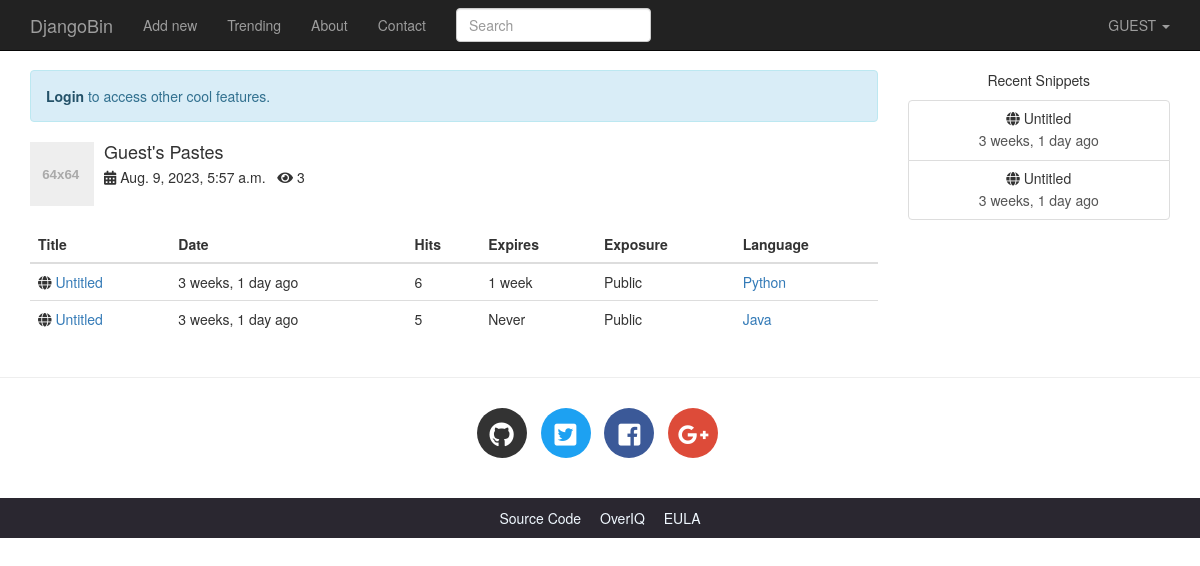
The app's page /user/guest/ with its own data.
### djangobin/models.py (models this page shows, shortened)
class Author(models.Model):
    user = models.OneToOneField(User, on_delete=models.CASCADE, related_name='profile')
    default_language = models.ForeignKey(Language, on_delete=models.CASCADE,
                                         default=get_default_language)
    default_exposure = models.CharField(max_length=10, choices=Pref.exposure_choices,
                                        default=Pref.SNIPPET_EXPOSURE_PUBLIC)
    default_expiration = models.CharField(max_length=10, choices=Pref.expiration_choices,
                                        default=Pref.SNIPPET_EXPIRE_NEVER)
    private = models.BooleanField(default=False)
    views = models.IntegerField(default=0)

class Snippet(models.Model):
    title = models.CharField(max_length=200, blank=True)
    original_code = models.TextField()
    highlighted_code = models.TextField(blank=True, help_text="Read only field. Will contain the"
                                    " syntax-highlited version of the original code.")
    expiration = models.CharField(max_length=10, choices=Pref.expiration_choices)
    exposure = models.CharField(max_length=10, choices=Pref.exposure_choices)
    hits = models.IntegerField(default=0, help_text='Read only field. Will be updated after every visit to snippet.')
    slug = models.SlugField(help_text='Read only field. Will be filled automatically.')
    created_on = models.DateTimeField(auto_now_add=True)
    language = models.ForeignKey(Language, on_delete=models.CASCADE)
    user = models.ForeignKey(User, on_delete=models.CASCADE)
    tags = models.ManyToManyField('Tag', blank=True)
    class Meta:
        ordering = ['-created_on']
    def get_absolute_url(self):
        return reverse('djangobin:snippet_detail', args=[self.slug])

class Language(models.Model):
    name = models.CharField(max_length=100)
    lang_code = models.CharField(max_length=100, unique=True, verbose_name='Language Code')
    slug = models.SlugField(max_length=100, unique=True)
    mime = models.CharField(max_length=100, help_text='MIME to use when sending snippet as file.')
    file_extension = models.CharField(max_length=10)
    created_on = models.DateTimeField(auto_now_add=True)
    updated_on = models.DateTimeField(auto_now=True)
    class Meta:
        ordering = ['name']
    def __str__(self):
        return self.name
    def get_absolute_url(self):
        return reverse('djangobin:trending_snippets', args=[self.slug])

### djangobin/views.py (the view)
# urls.py: re_path('^user/(?P<username>[A-Za-z0-9]+)/$', views.profile, name='profile'),
def profile(request, username):
    user = get_object_or_404(User, username=username)
    if user.profile.private and request.user.username != user.username:
        raise Http404
    elif not user.profile.private and request.user.username != user.username:
        snippet_list = user.snippet_set.filter(exposure='public')
        user.profile.views += 1
        user.profile.save()
    else:
        snippet_list = user.snippet_set.all()
    snippets = paginate_result(request, snippet_list, 5)
    return render(request, 'djangobin/profile.html',
                  {'user' : user, 'snippets' : snippets } )

### djangobin/context_processors.py (called while the page is built)
def recent_snippets(request):
    return dict(recent_snippets=Snippet.objects.filter(exposure='public').order_by("-id")[:8])

### djangobin/utils.py (called while the page is built)
def paginate_result(request, object_list, item_per_page):
    paginator = Paginator(object_list, item_per_page)
    page = request.GET.get('page')
    try:
        results = paginator.page(page)
    except PageNotAnInteger:
        results = paginator.page(1)
    except EmptyPage:
        results = paginator.page(paginator.num_pages)
    return results

### djangobin/templates/djangobin/profile.html (shortened to what this page needs)
{% extends 'djangobin/base.html' %}
{% load static %}
{% load humanize %}
{% block main %}
    <div class="media post-meta">
        <div class="media-left">
            <a href="#">
                <img alt="64x64" class="media-object" data-src="holder.js/64x64" data-holder-rendered="true" style="width: 64px; height: 64px;">
            </a>
        </div>
        <div class="media-body">
            <h4 class="media-heading">{{ user.username|capfirst }}'s Pastes</h4>
            <p>
                <i class="fas fa-calendar-alt" data-toggle="tooltip" title="" data-original-title="Account creation date" ></i> {{ user.date_joined }} &nbsp;
                <i class="fas fa-eye" data-toggle="tooltip" title="" data-original-title="Visits to this page"></i> {{ user.profile.views }} &nbsp;
            </p>
        </div>
    </div>
    <table class="table">
        <thead>
        <tr>
            <th>Title</th>
            <th>Date</th>
            <th>Hits</th>
            <th class="hidden-md">Expires</th>
            <th class="hidden-md">Exposure</th>
            <th class="hidden-md">Language</th>
        </tr>
        </thead>
        <tbody>
        {% for snippet in snippets %}
            <tr>
                <td><i class="fas fa-globe"></i>
                    <a href="{{ snippet.get_absolute_url }}">{{ snippet.title|default:"Untitled" }}</a>
                </td>
                <td title="{{ snippet.created_on }}">{{ snippet.created_on|naturaltime }}</td>
                <td>{{ snippet.hits }}</td>
                <td>{{ snippet.expiration|capfirst }}</td>
                <td>{{ snippet.exposure|capfirst }}</td>
                <td><a href="{{ snippet.language.get_absolute_url }}">{{ snippet.language }}</a></td>
            </tr>
        {% endfor %}
        </tbody>
    </table>
{% endblock %}

### djangobin/templates/djangobin/base.html (shortened to what this page needs)
<!DOCTYPE html>
<html lang="en">
<head>
    {% load static %}
    {% load humanize %}
    <link rel="stylesheet" href="{% static 'djangobin/css/bootstrap.min.css' %}" >
    <link rel="stylesheet" href="{% static 'djangobin/css/bootstrap-select.min.css' %}" >
    <link href="https://use.fontawesome.com/releases/v5.0.7/css/all.css" rel="stylesheet">
    <link rel="stylesheet" href="{% static 'djangobin/css/main.css' %}">
    <link rel="stylesheet" href="{% static 'djangobin/css/default.css' %}">
</head>
<body>
<nav class="navbar navbar-default navbar-inverse navbar-fixed-top">
    <div class="container">
        <div class="navbar-header">
            <a class="navbar-brand" href="{% url 'djangobin:index' %}">DjangoBin</a>
        </div>
        <div class="collapse navbar-collapse" id="bs-example-navbar-collapse-1">
            <ul class="nav navbar-nav">
                <li {% if request.path == '/' %}class='active'{% endif %} >
                    <a href="{% url 'djangobin:index' %}">Add new</a>
                </li>
                <li {% if request.path == '/trending/' %}class='active'{% endif %}>
                    <a href="{% url 'djangobin:trending_snippets' %}">Trending<span class="sr-only">(current)</span></a>
                </li>
                <li {% if request.path == '/about/' %}class='active'{% endif %}>
                    <a href="{% url 'djangobin:about' %}">About</a>
                </li>
                <li {% if request.path == '/contact/' %}class='active'{% endif %}>
                    <a href="{% url 'djangobin:contact' %}">Contact</a>
                </li>
            </ul>
            <form action="{% url 'djangobin:search' %}" class="navbar-form navbar-left" method="get">
                <div class="form-group">
                    <input type="text" name="query" class="form-control"
                           placeholder="Search" value="{{ request.GET.query }}">
                </div>
            </form>
            <ul class="nav navbar-nav navbar-right">
                <li class="dropdown">
                    <a href="#" class="dropdown-toggle" data-toggle="dropdown" role="button"
                       aria-haspopup="true" aria-expanded="false">
                        {% if request.user.is_authenticated %}
                            {{ request.user.username|upper }}
                        {% else %}
                            GUEST
                        {% endif %}
                        <span class="caret"></span>
                    </a>
                </li>
            </ul>
        </div>
    </div>
</nav>
<div class="container">
    <div class="row">
        <div class="col-lg-9 col-md-9">
            {% if not request.user.is_authenticated and not request.path == '/login/'  %}
                <p class="alert alert-info">
                    <a href="{% url 'djangobin:login' %}?next={{ request.path }}" class="alert-link">Login</a> to access other cool features.
                </p>
            {% endif %}
            {% block main %}{% endblock %}
        </div>
        <div class="col-lg-3 col-md-3 text-center hidden-sm hidden-xs">
            <p>Recent Snippets</p>
            <div class="list-group">
                {% for recent_snippet in recent_snippets %}
                    <a href="{{ recent_snippet.get_absolute_url }}" class="list-group-item">
                        <h5 class="list-group-item-heading"><span class="fa fa-globe
"></span> {{ recent_snippet.title }}</h5>
                        <p class="list-group-item-text">{{ recent_snippet.created_on|naturaltime }}</p>
                    </a>
                {% endfor %}
            </div>
        </div>
    </div>
</div>
<hr>
<footer>
    <div class="social-icons">
        <div class="container text-center">
            <ul class="list-inline">
                <li class="list-inline-item social-github">
                    <a href="https://github.com/">
                        <i class="fab fa-github"></i>
                    </a>
                </li>
                <li class="list-inline-item social-twitter">
                    <a href="https://twitter.com/">
                        <i class="fab fa-twitter-square"></i>
                    </a>
                </li>
                <li class="list-inline-item social-facebook">
                    <a href="https://www.facebook.com/">
                        <i class="fab fa-facebook-square"></i>
                    </a>
                </li>
                <li class="list-inline-item social-google-plus">
                    <a href="https://plus.google.com/">
                        <i class="fab fa-google-plus-g"></i>
                    </a>
                </li>
            </ul>
        </div>
    </div>
    <div class="main-footer">
        <div class="container text-center">
            <ul>
                <li><a href="#">Source Code</a></li>
                <li><a href="https://overiq.com/">OverIQ</a></li>
                <li><a href="{% url 'djangobin:eula' %}">EULA</a></li>
            </ul>
        </div>
    </div>
</footer>
</body>
</html>

### djangobin/static/djangobin/css/main.css (style rules this page uses)
body { padding-top: 70px; }
.social-icons { margin: 30px 0; }
footer .social-icons ul.list-inline li a { display: block; width: 50px; height: 50px; color: #fff; border-radius: 100%; font-size: 25px; line-height: 50px; }
footer .social-icons ul.list-inline li.social-github a { background-color: #333; transition: all .2s ease-in-out; }
footer .social-icons ul.list-inline li.social-twitter a { background-color: #1da1f2; transition: all .2s ease-in-out; }
footer .social-icons ul.list-inline li.social-facebook a { background-color: #3b5998; transition: all .2s ease-in-out; }
footer .social-icons ul.list-inline li.social-google-plus a { background-color: #dd4b39; transition: all .2s ease-in-out; }
.main-footer { background-color: #2a2730; }
.main-footer ul { margin-top: 10px; padding-left: 0; }
.main-footer li { display: inline; }
.main-footer li a { color: aliceblue; }
.main-footer li+ li { margin-left: 15px; }
.post-meta { margin-bottom: 20px; }

### records on screen
Snippet: title "Untitled", created_on "3 weeks, 1 day ago", hits "6", expiration "1 week", exposure "Public", language "Python"
Snippet: title "Untitled", created_on "3 weeks, 1 day ago", hits "5", expiration "Never", exposure "Public", language "Java"

### other values on screen
{{ user.username|capfirst }} "Guest"
{{ user.date_joined }} "Aug. 9, 2023, 5:57 a.m."
{{ user.profile.views }} "3"
